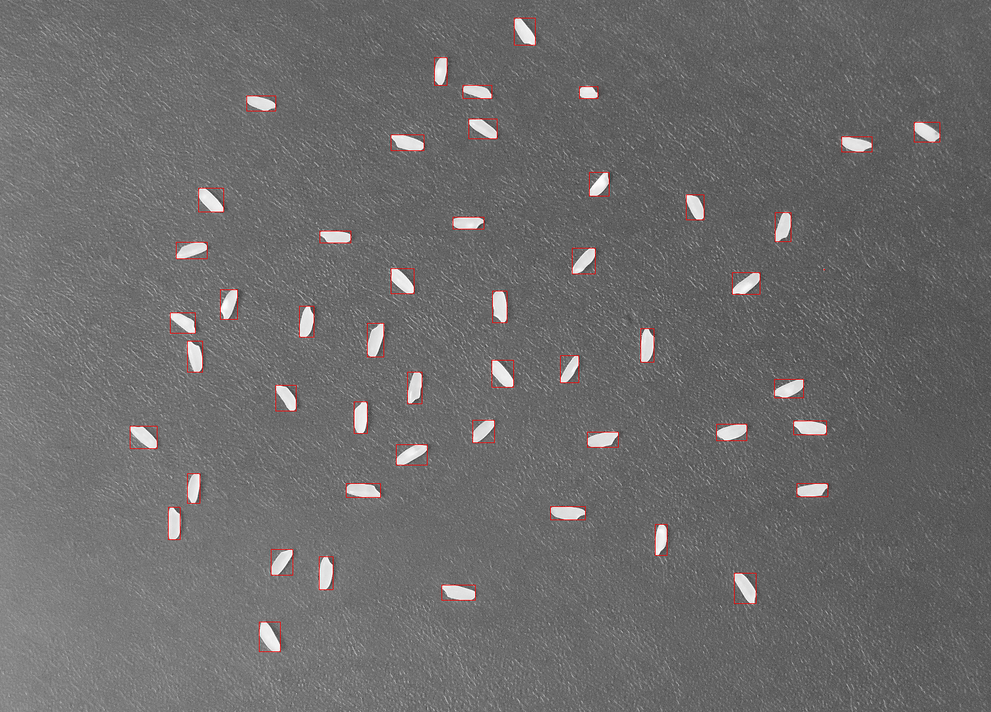
#> input picture 02 - out.png, 991 x 712 px, shrunk from 1504 x 1080 before the run, given in place of arroz.bmp, which was not available
$ python main.py
#> lines starting #> are read from the running program, lines starting #| are printed output that depends on the picture; after the words box and inside, x2 and y2 are one past the last pixel; in counts of white or black regions, pixels touching at a corner belong together; pictures that were not available may be replaced by others from this repository, and a replacement may not be noted
#===============================================================================
# Exemplo: segmentação de uma imagem em escala de cinza.
#-------------------------------------------------------------------------------
# Autor: Eduarda Simonis Gavião e Willian Rodrigo Huber
# Universidade Tecnológica Federal do Paraná
#===============================================================================

import sys
import timeit
import numpy as np
import cv2

#===============================================================================

INPUT_IMAGE =  'arroz.bmp'

# TODO: ajuste estes parâmetros!
NEGATIVO = False
THRESHOLD = 0.8
ALTURA_MIN = 1
LARGURA_MIN = 1
N_PIXELS_MIN = 1

#===============================================================================

def binariza (img, threshold):

    img=np.where(img < threshold, img*0, 1) # se a intensidade do pixel for menor que o parâmetro do Thresold
    #retorna 0 (preto) identificando fundo, caso contrário retorna 1 (branco), identificando objeto
    return(img)

#-------------------------------------------------------------------------------


def floodFill(img, y, x, componente):
    if y < img.shape[0] and y >=0 and x < img.shape[1] and x >= 0:

        #verifica se o pixel atual é fundo
        if img[y][x] == 0 or img[y][x] == componente['label']:
            return

        componente['R'] = max(componente['R'], x)
        componente['L'] = min(componente['L'], x)
        componente['T'] = min(componente['T'], y)
        componente['B'] = max(componente['B'], y)

        #pega o label do blob atual
        img[y][x] = componente['label']

        #incrementa a quantidade de pixels do blob
        componente['nPixel'] += 1

        componente['pixels'].append((y,x))

        #chamada recursiva pro pixel a direita
        floodFill(img, y, x+1, componente)
        #chamada recursiva pro pixel acima
        floodFill(img, y+1, x, componente)
        #chamada recursiva pro pixel a esquerda
        floodFill(img, y, x-1, componente)
        #chamada recursiva pro pixel abaixo
        floodFill(img, y-1, x, componente)


def rotula (img, largura_min, altura_min, n_pixels_min):
    '''Rotulagem usando flood fill.

Parâmetros: img: imagem de entrada E saída.
            largura_min: descarta componentes com largura menor que esta.
            altura_min: descarta componentes com altura menor que esta.
            n_pixels_min: descarta componentes com menos pixels que isso.

Valor de retorno: uma lista, onde cada item é um vetor associativo (dictionary)
com os seguintes campos:


'label': rótulo do componente.
'n_pixels': número de pixels do componente.
'T', 'L', 'B', 'R': coordenadas do retângulo envolvente de um componente conexo,
respectivamente: topo, esquerda, baixo e direita.'''

    #img.shape retorna o tamanho das dimensões x, y e z
    row, col, _ = img.shape
    #cria a lista de dicionários
    componentes = []
    #define a label utilizada para rotular os objetos de interesse
    label = 2
    for y in range(row):
        for x in range(col):
            #garante que somente objetos de interrese sejam lidos
            if img[y][x] == 1:
                componente = {}
                componente['label'] = label
                componente['nPixel'] = 0
                componente['T'] = componente['B'] = y
                componente['L'] = componente['R'] = x
                componente['pixels'] = []
                floodFill(img, y, x, componente)
                label += 1
                componentes.append(componente)

    componentes_filtrados = []

    for componente in componentes:
        if len(componente['pixels']) >= n_pixels_min and abs(componente['B'] - componente['T']) >= altura_min  and abs(componente['R'] - componente['L']) >= largura_min:
            componentes_filtrados.append(componente)

    return componentes_filtrados


#===============================================================================

def main ():

    # Abre a imagem em escala de cinza.
    img = cv2.imread (INPUT_IMAGE, cv2.IMREAD_GRAYSCALE)
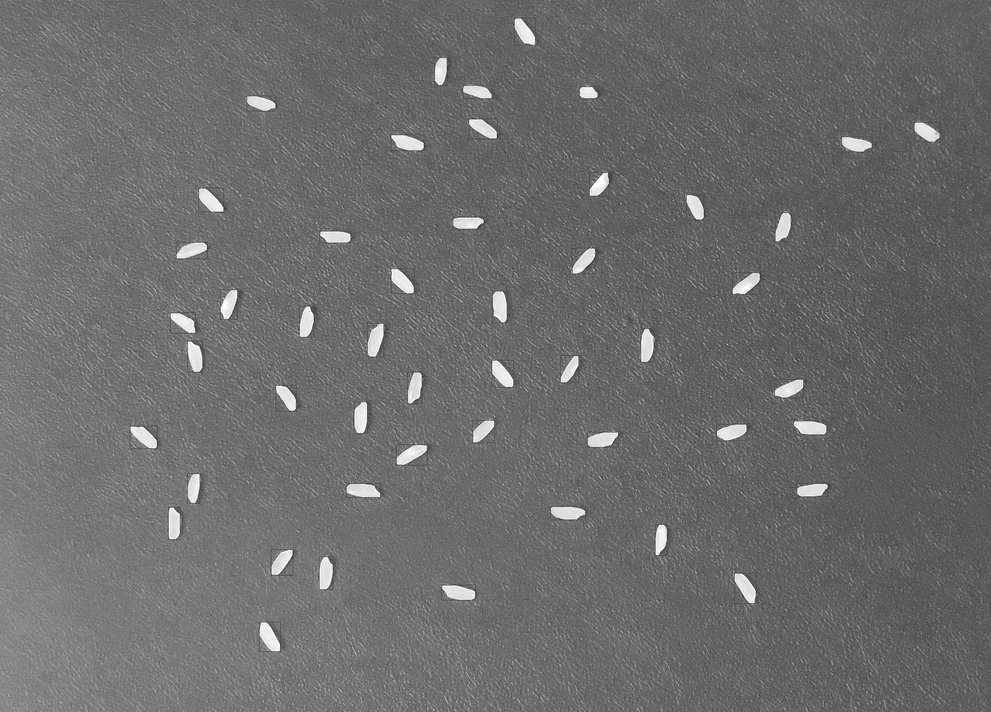
#> img: shape (712, 991); min 41, max 255, mean 108.3
    if img is None:
        print ('Erro abrindo a imagem.\n')
        sys.exit ()

    # É uma boa prática manter o shape com 3 valores, independente da imagem ser
    # colorida ou não. Também já convertemos para float32.
    img = img.reshape((img.shape [0], img.shape [1], 1))
    img = img.astype(np.float32) / 255
#> img: shape (712, 991, 1) float32

    # Mantém uma cópia colorida para desenhar a saída.
    img_out = cv2.cvtColor(img, cv2.COLOR_GRAY2BGR)

    # Segmenta a imagem.
    if NEGATIVO:
        img = 1 - img
    img = binariza(img, THRESHOLD)
#> in binariza, `img=np.where(img < threshold, img*0, 1)`:
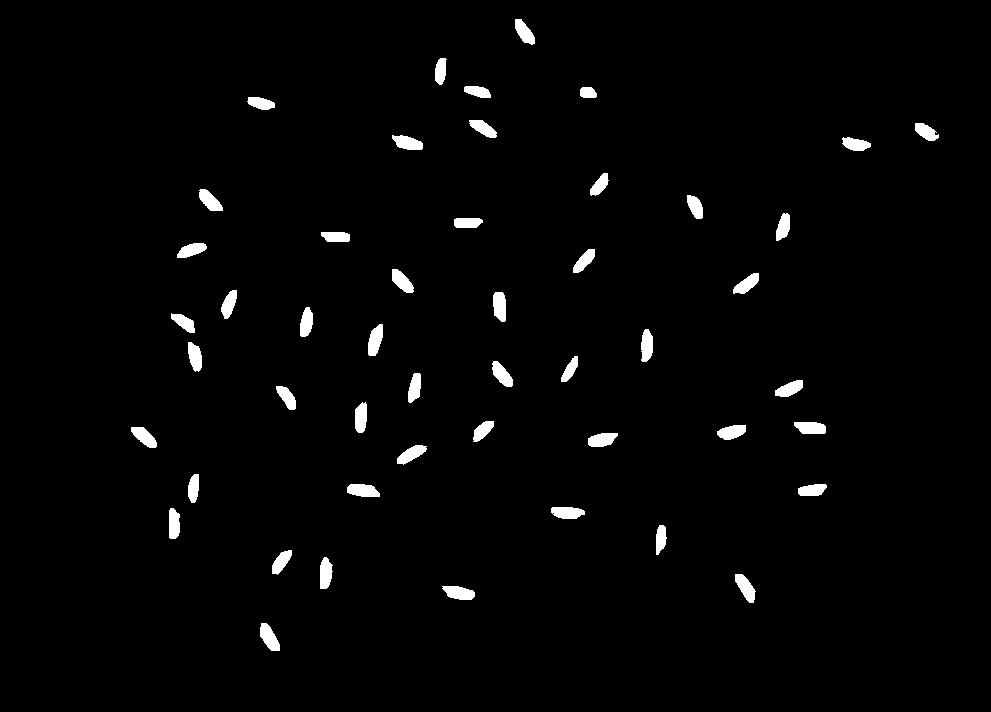
#> img: shape (712, 991, 1) float32; values 0 (black) and 1 (white), 2% white; 49 white regions, largest, box (x1, y1, x2, y2) and area: (260, 623, 280, 651) 346, (347, 484, 380, 497) 344, (442, 586, 475, 600) 341
    """ cv2.imshow('01 - binarizada', img)
    cv2.imwrite('01 - binarizada.png', img*255) """

    start_time = timeit.default_timer ()
    componentes = rotula(img, LARGURA_MIN, ALTURA_MIN, N_PIXELS_MIN)
#> after the loop in rotula, `for y in range(row):`:
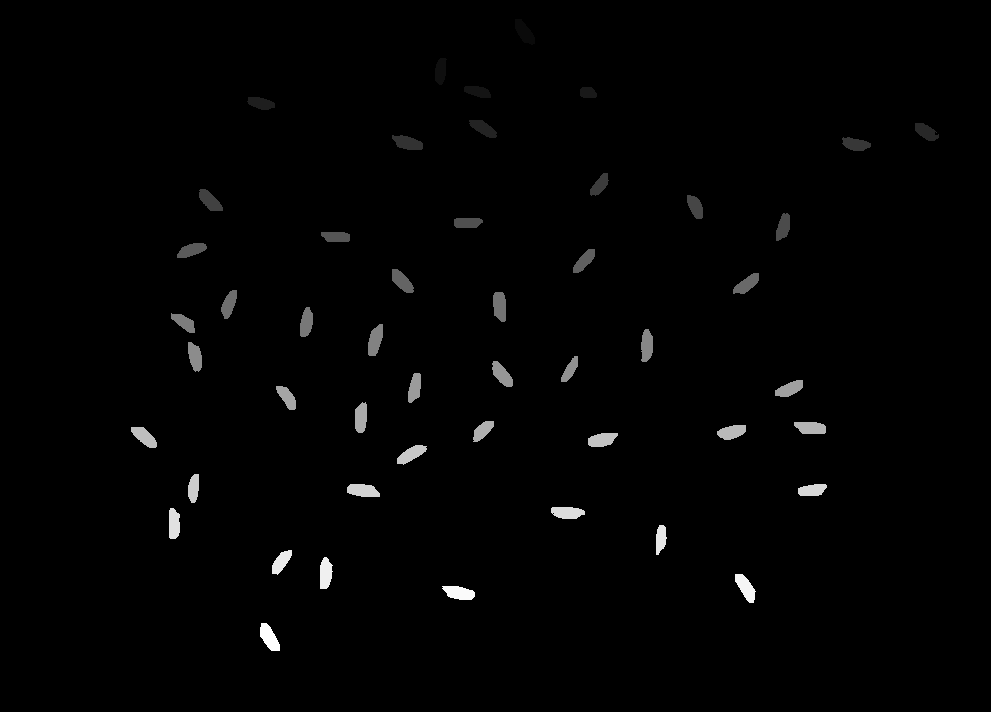
#> img: shape (712, 991, 1) float32; 2.03% of pixels changed, all inside (x1, y1, x2, y2) = (131, 19, 939, 651); drawn with min black and max white
#> after the loop in rotula, `for y in range(row):`: componentes = 50 items; label = 52
#> the loop in rotula, `for componente in componentes:` made 50 passes
#> after the loop in rotula, `for componente in componentes:`: componentes_filtrados = 49 items
#> componentes = 49 items
    n_componentes = len(componentes)
#> n_componentes = 49
    print ('Tempo: %f' % (timeit.default_timer () - start_time))
    print ('%d componentes detectados.' % n_componentes)
#| 49 componentes detectados.

    # Mostra os objetos encontrados.
    for c in componentes:
        cv2.rectangle(img_out, (c['L'], c['T']), (c['R'], c['B']), (0,0,1))
#> this loop made 49 passes
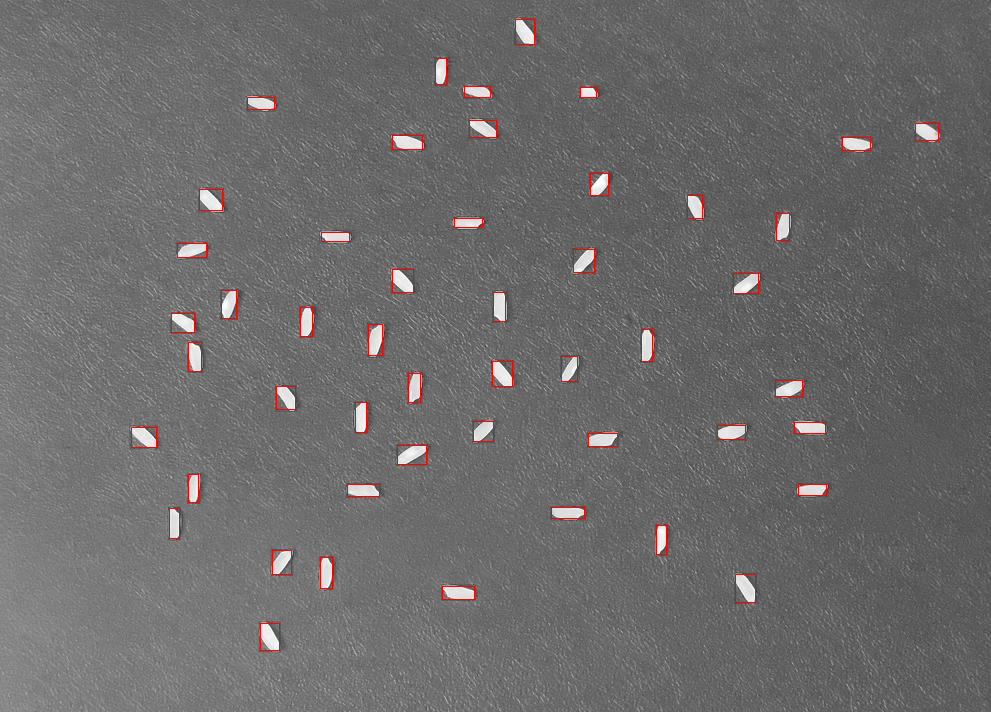
#> img_out: shape (712, 991, 3) float32; mean B, G, R 0.421, 0.421, 0.427


    cv2.imshow('02 - out', img_out)
    cv2.imwrite('02 - out.png', img_out*255)
    cv2.waitKey()
    cv2.destroyAllWindows()


if __name__ == '__main__':
    main()

#===============================================================================
